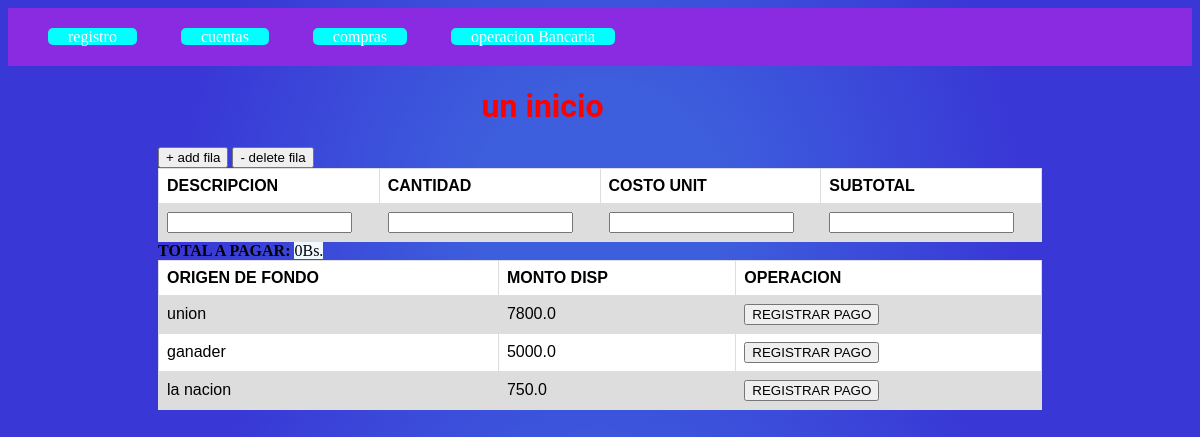
/compra, run on an earlier commit of the app's database.
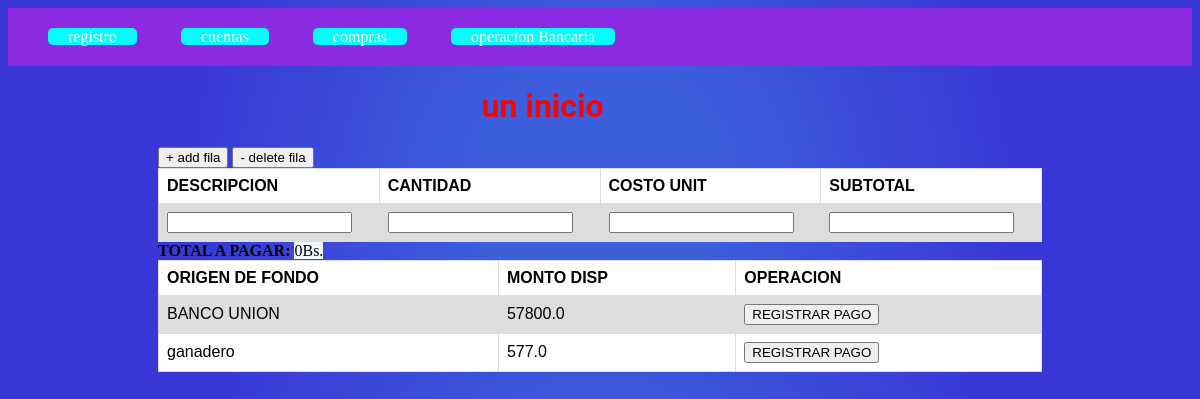
And on a later commit of the database.
### aplicaciones/CuentaBancaria/models.py (models this page shows, shortened)
class cuenta(models.Model):
    id_c=models.AutoField(primary_key=True)
    banco=models.CharField (max_length=20)
    capital=models.FloatField(max_length=6)
    fecha=models.DateField(editable=True)
    tipo=models.CharField(max_length=10,default='corriente')
    interes=models.FloatField(max_length=6,default=0.00)

### aplicaciones/materiales/views.py (the view)
# urls.py: path('compra',views.registrarcompra),
def registrarcompra(request):
    cuentas=filtraEstadosCuenta()
    return render(request,'cotizacion.html',{'cuenta':cuentas})

### aplicaciones/CuentaBancaria/views.py (called while the page is built)
def filtraEstadosCuenta():
    cuentas=cuenta.objects.all()
    listcuentas=[]
    for ct in cuentas:
        totalr=totalretiros(ct.id_c)
        totala=totalabonos(ct.id_c)
        ct.capital=ct.capital+totala-totalr
        listcuentas.append(ct)
    return listcuentas

def totalretiros(id):
    saldo=transaccion.objects.filter(id_c=id)
    totalRetiros=0
    if (saldo):
        for s in saldo:
            totalRetiros=s.retiro+totalRetiros
    return totalRetiros

def totalabonos(id):
    saldo=transaccion.objects.filter(id_c=id)
    total=0
    if (saldo):
        for s in saldo:
            total=s.Abono+total
    return total

### aplicaciones/materiales/templates/cotizacion.html (shortened to what this page needs)
{% extends "encabezado.html" %}
{% load static %}
{% block contenido %}
<div class="contentabla">
    <button onclick="addfila()">+ add fila</button>
    <button onclick="deletfila()">- delete fila</button><br>
    <form action="" method="post">{% csrf_token %}
    <table id="tablaCotizacion">
        <tr>
            <th>DESCRIPCION</th>
            <th>CANTIDAD</th>
            <th>COSTO UNIT</th>
            <th>SUBTOTAL</th>
        </tr>
        <tr>
                <td><input name="descrip1" type="text"></td>
                <td><input name="cant1" class="cantidad" type="text" onchange="calculototal()" ></td>
                <td><input name="costoUnit1" class="costounit" type="number" onchange="calcularSubtotal()" ></td>
                <td><input class="subtotal" step="0.001" type="number" onchange="calcularcostounit()" > </td>
        </tr>
    </table>
    <strong>TOTAL A PAGAR:</strong>
    <span class="total">0</span><span>Bs.</span>
</div>
<div class="contentabla">
    <table>
        <tr>
            <th>ORIGEN DE FONDO</th>
            <th>MONTO DISP</th>
            <th>OPERACION</th>
        </tr>
        {% for c in cuenta %}
        <tr>
            <td>{{c.banco}}</td>
            <td>{{c.capital}}</td>
            <td><button type="submit">REGISTRAR PAGO</button></td>
        </tr>
        {% endfor %}
    </table>
</div>
{% endblock  %}

What changed in the data, as far as the page shows it:
removed cuenta: banco "union", capital "7800.0"
removed cuenta: banco "ganader", capital "5000.0"
removed cuenta: banco "la nacion", capital "750.0"
added cuenta: banco "BANCO UNION", capital "57800.0"
added cuenta: banco "ganadero", capital "577.0"
